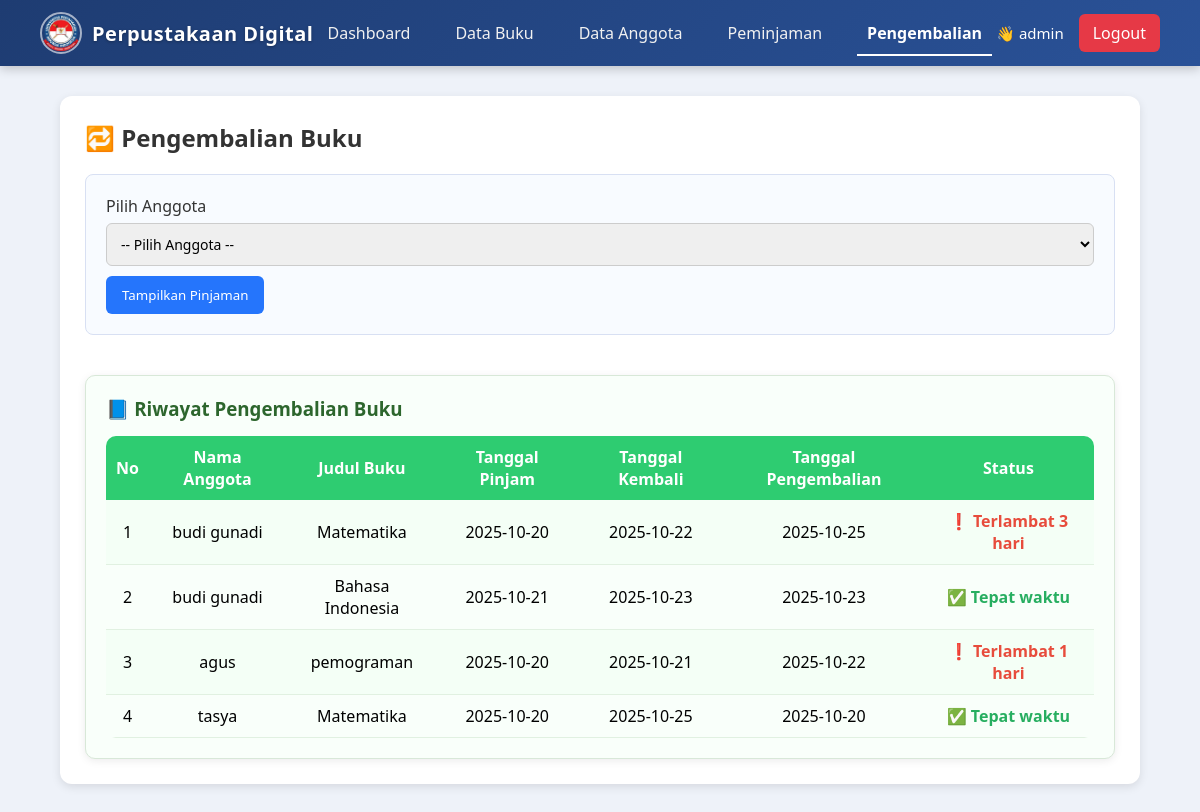
The app's page /pengembalian.php (signed in) with its own data.
### tables this page shows
CREATE TABLE `peminjaman` (
  `id` int(11) NOT NULL,
  `id_anggota` int(11) DEFAULT NULL,
  `id_buku` int(11) DEFAULT NULL,
  `tanggal_pinjam` date DEFAULT NULL,
  `tanggal_kembali` date DEFAULT NULL,
  `status` enum('Dipinjam','Dikembalikan') DEFAULT 'Dipinjam',
  `tanggal_pengembalian` date DEFAULT NULL
);

CREATE TABLE `anggota` (
  `id` int(11) NOT NULL,
  `nama` varchar(100) DEFAULT NULL,
  `nisn` varchar(50) DEFAULT NULL,
  `kelas` varchar(50) DEFAULT NULL,
  `jurusan` varchar(100) DEFAULT NULL
);

CREATE TABLE `buku` (
  `id` int(11) NOT NULL,
  `judul` varchar(100) DEFAULT NULL,
  `penulis` varchar(100) DEFAULT NULL,
  `tahun_terbit` int(11) DEFAULT NULL,
  `kategori` varchar(50) DEFAULT NULL,
  `jumlah_buku` int(11) DEFAULT NULL
);

### pengembalian.php (the view, shortened to what this page needs)
<?php
include 'koneksi.php';
$riwayat = mysqli_query($conn, "
    SELECT a.nama, b.judul, p.tanggal_pinjam, p.tanggal_kembali, p.tanggal_pengembalian
    FROM peminjaman p
    JOIN anggota a ON p.id_anggota = a.id
    JOIN buku b ON p.id_buku = b.id
    WHERE p.status = 'Dikembalikan'
    ORDER BY p.tanggal_pengembalian DESC
");
?>
<!DOCTYPE html>
<html lang="id">
<head>
</head>
<body>
<?php include 'navbar.php'; ?>
<div class="container">
    <h2>🔁 Pengembalian Buku</h2>
    <div class="form-box">
        <form method="POST">
            <label>Pilih Anggota</label>
            <select name="id_anggota" required>
                <option value="">-- Pilih Anggota --</option>
            </select>
            <button type="submit" name="pilih_anggota" class="btn">Tampilkan Pinjaman</button>
        </form>
    </div>
    <div class="riwayat-box">
        <h3>📘 Riwayat Pengembalian Buku</h3>
        <table class="riwayat">
            <tr>
                <th>No</th>
                <th>Nama Anggota</th>
                <th>Judul Buku</th>
                <th>Tanggal Pinjam</th>
                <th>Tanggal Kembali</th>
                <th>Tanggal Pengembalian</th>
                <th>Status</th>
            </tr>
            <?php
            $no = 1;
            if (mysqli_num_rows($riwayat) > 0) {
                while ($r = mysqli_fetch_assoc($riwayat)):
                    $tglKembali = strtotime($r['tanggal_kembali']);
                    $tglPengembalian = strtotime($r['tanggal_pengembalian']);
                    $selisih = floor(($tglPengembalian - $tglKembali) / (60 * 60 * 24));
                    if ($selisih > 0) {
                        $status = "<span class='status-late'>❗ Terlambat {$selisih} hari</span>";
                    } else {
                        $status = "<span class='status-ok'>✅ Tepat waktu</span>";
                    }
            ?>
                    <tr>
                        <td><?= $no++; ?></td>
                        <td><?= htmlspecialchars($r['nama']); ?></td>
                        <td><?= htmlspecialchars($r['judul']); ?></td>
                        <td><?= htmlspecialchars($r['tanggal_pinjam']); ?></td>
                        <td><?= htmlspecialchars($r['tanggal_kembali']); ?></td>
                        <td><?= htmlspecialchars($r['tanggal_pengembalian']); ?></td>
                        <td><?= $status; ?></td>
                    </tr>
            <?php endwhile;
            } else {
                echo "<tr><td colspan='7' style='text-align:center;'>Belum ada pengembalian buku</td></tr>";
            } ?>
        </table>
    </div>
</div>
</body>
</html>

### pengembalian.php (style rules this page uses)
body { font-family: 'Segoe UI', sans-serif; background: #eef2f9; margin: 0; padding: 0; }
.container { width: 90%; margin: 30px auto; background: #fff; padding: 25px; border-radius: 12px; box-shadow: 0 3px 10px rgba(0,0,0,0.1); }
h2 { color: #333; margin-bottom: 20px; font-weight: 600; }
.form-box { background: #f8fbff; padding: 20px; border: 1px solid #d8e0f3; border-radius: 8px; margin-bottom: 25px; }
label { display: block; margin-bottom: 6px; font-weight: 500; color: #333; }
select, input[type="date"] { width: 100%; padding: 10px; border-radius: 6px; border: 1px solid #ccc; margin-bottom: 10px; font-size: 14px; }
.btn { padding: 10px 16px; background: #2575fc; color: white; border: none; border-radius: 6px; cursor: pointer; transition: 0.3s; }
.riwayat-box { margin-top: 40px; background: #f9fffa; border-radius: 10px; padding: 20px; box-shadow: 0 2px 8px rgba(0,0,0,0.08); border: 1px solid #d8e8d8; }
.riwayat-box h3 { color: #2d662d; margin-bottom: 10px; font-weight: 600; }
table.riwayat { width: 100%; border-collapse: separate; border-spacing: 0; margin-top: 15px; overflow: hidden; border-radius: 10px; }
table.riwayat th { background: #2ecc71; color: white; padding: 10px; }
table.riwayat td { padding: 10px; text-align: center; border-bottom: 1px solid #e1f1e1; }
table.riwayat tr:nth-child(even) { background: #f4fff6; }
.status-late { color: #e74c3c; font-weight: bold; }
.status-ok { color: #27ae60; font-weight: bold; }

### navbar.php (style rules this page uses)
* { margin: 0; padding: 0; box-sizing: border-box; font-family: 'Segoe UI', sans-serif; }

### records on screen
peminjaman: id_anggota.nama "budi gunadi", id_buku.judul "Matematika", tanggal_pinjam "2025-10-20", tanggal_kembali "2025-10-22", tanggal_pengembalian "2025-10-25", selisih "3"
peminjaman: id_anggota.nama "budi gunadi", id_buku.judul "Bahasa Indonesia", tanggal_pinjam "2025-10-21", tanggal_kembali "2025-10-23", tanggal_pengembalian "2025-10-23", shows "✅ Tepat waktu"
peminjaman: id_anggota.nama "agus", id_buku.judul "pemograman", tanggal_pinjam "2025-10-20", tanggal_kembali "2025-10-21", tanggal_pengembalian "2025-10-22", selisih "1"
peminjaman: id_anggota.nama "tasya", id_buku.judul "Matematika", tanggal_pinjam "2025-10-20", tanggal_kembali "2025-10-25", tanggal_pengembalian "2025-10-20", shows "✅ Tepat waktu"

### other values on screen
$_SESSION['nama'] "admin"
